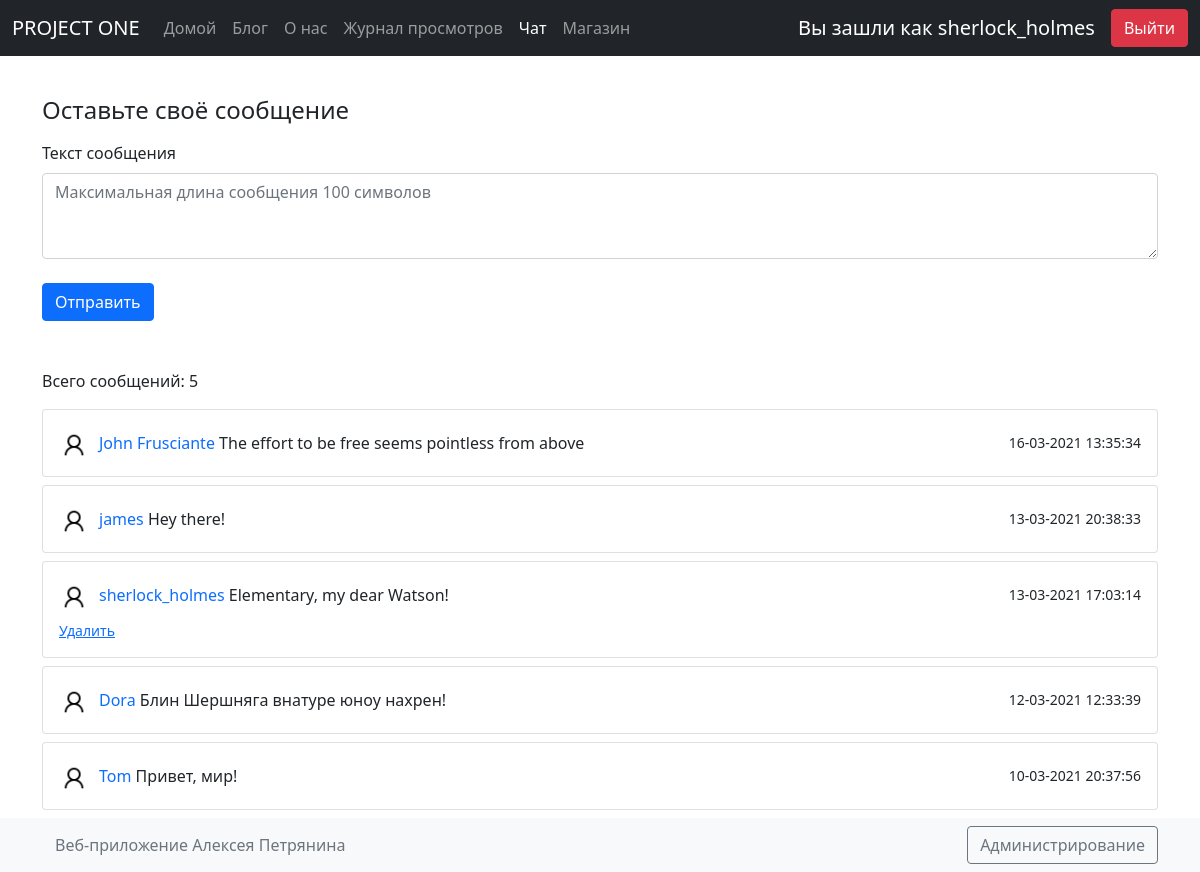
/index.php?id=gbook (signed in), run on the app's committed database.
### tables this page shows
CREATE TABLE `msgs` (
  `msg_id` int NOT NULL AUTO_INCREMENT,
  `user_id` int NOT NULL,
  `msg` text,
  `datetime` timestamp NOT NULL DEFAULT CURRENT_TIMESTAMP ON UPDATE CURRENT_TIMESTAMP,
  PRIMARY KEY (`msg_id`),
  KEY `user_id` (`user_id`),
  CONSTRAINT `msgs_ibfk_1` FOREIGN KEY (`user_id`) REFERENCES `users` (`user_id`) ON DELETE CASCADE
);

CREATE TABLE `users` (
  `user_id` int NOT NULL AUTO_INCREMENT,
  `username` varchar(50) NOT NULL,
  `email` varchar(50) NOT NULL,
  `phone` varchar(20) NOT NULL,
  `password` varchar(100) NOT NULL,
  `admin` tinyint(1) DEFAULT NULL,
  PRIMARY KEY (`user_id`)
);

### functions.php (called while the page is built, shortened)
<?php
require_once 'db.php';
function output_comments() {
	global $link;
	$sql = "SELECT u.user_id, msg_id, msg, username, email, UNIX_TIMESTAMP(datetime) as dt
					FROM msgs m
					JOIN users u
						ON m.user_id = u.user_id
					ORDER BY msg_id DESC";
	$result = mysqli_query($link, $sql);
	$arr = mysqli_fetch_all($result, MYSQLI_ASSOC);
	return $arr;
}

### inc/gbook.inc.php (the view, shortened to what this page needs)
<?php
if (!isset($_SESSION['user'])) :
?>
	<h4 class="mt-3">Оставлять сообщения могут только зарегистрированные пользователи.</h4>
	<h4><a href="signup/login.php" class="text-decoration-none">Войдите</a> или <a href="signup/register.php" class="text-decoration-none">зарегистрируйтесь</a></h4>
<?php
else :
?>
	<h4 class="mt-3">Оставьте своё сообщение</h4>
	<form class="form-group mt-3" method="POST" action="<?= $_SERVER['REQUEST_URI'] ?>">
		<div class="form-group">
			<label class="mb-2" for="exampleFormControlTextarea1">Текст сообщения</label>
			<textarea class="form-control" id="exampleFormControlTextarea1" rows="3" maxlength="100" name="msg" placeholder="Максимальная длина сообщения 100 символов"></textarea><br>
			<button type="submit" class="btn btn-primary">Отправить</button>
		</div>
	</form>
<?php
endif;
$output = output_comments();
?>
<?php
$cnt = array_key_last($output) + 1;
?>
<p class="mt-5">Всего сообщений: <?= $cnt ?></p>
<div class="container-fluid">
	<div class="row d-flex justify-content-center">
		<?php
		foreach ($output as $user) :
			$user['dt']  = date('d-m-Y H:i:s', (int)$user['dt']);
			$user['msg'] = nl2br($user['msg']);
		?>
			<div class="card p-3 mb-2">
				<div class="d-flex justify-content-between align-items-center">
					<div class="user d-flex flex-row align-items-center">
						<img src="assets/user_icon.png" width="30" class="user-img rounded-circle mr-2">
						<span>
							<span class="font-weight-bold text-primary"><a href="mailto:<?= $user['email'] ?>" class="text-decoration-none"><?= $user['username'] ?></a></span>
							<?= $user['msg'] ?>
						</span>
					</div>
					<small><?= $user['dt'] ?></small>
				</div>
				<?php
				if (isset($_SESSION['user']) and $_SESSION['user']['user_id'] == $user['user_id']) :
				?>
					<div class="action d-flex justify-content-between mt-2 align-items-center">
						<small><a href="<?= $_SERVER['REQUEST_URI'] ?>&del=<?= $user['msg_id'] ?> class=" text-decoration-none" ">Удалить</a></small>
							</div>
				<?php
				endif;
				?>
				</div>
		<?php
		endforeach;
		?>
	</div>
</div>

### inc/gbook.inc.php (style rules this page uses)
img { margin-right: 10px; }
.card { border-radius: 4px; }
.user-img { margin-top: 4px }

### data on the page
msgs: user.username "John Frusciante", msg "The effort to be free seems pointless from above", dt "16-03-2021 13:35:34"
msgs: user.username "james", msg "Hey there!", dt "13-03-2021 20:38:33"
msgs: user.username "sherlock_holmes", msg "Elementary, my dear Watson!", dt "13-03-2021 17:03:14"
msgs: user.username "Dora", msg "Блин Шершняга внатуре юноу нахрен!", dt "12-03-2021 12:33:39"
msgs: user.username "Tom", msg "Привет, мир!", dt "10-03-2021 20:37:56"

### other printed values
$username "sherlock_holmes"
$action "Выйти"
$cnt "5"
